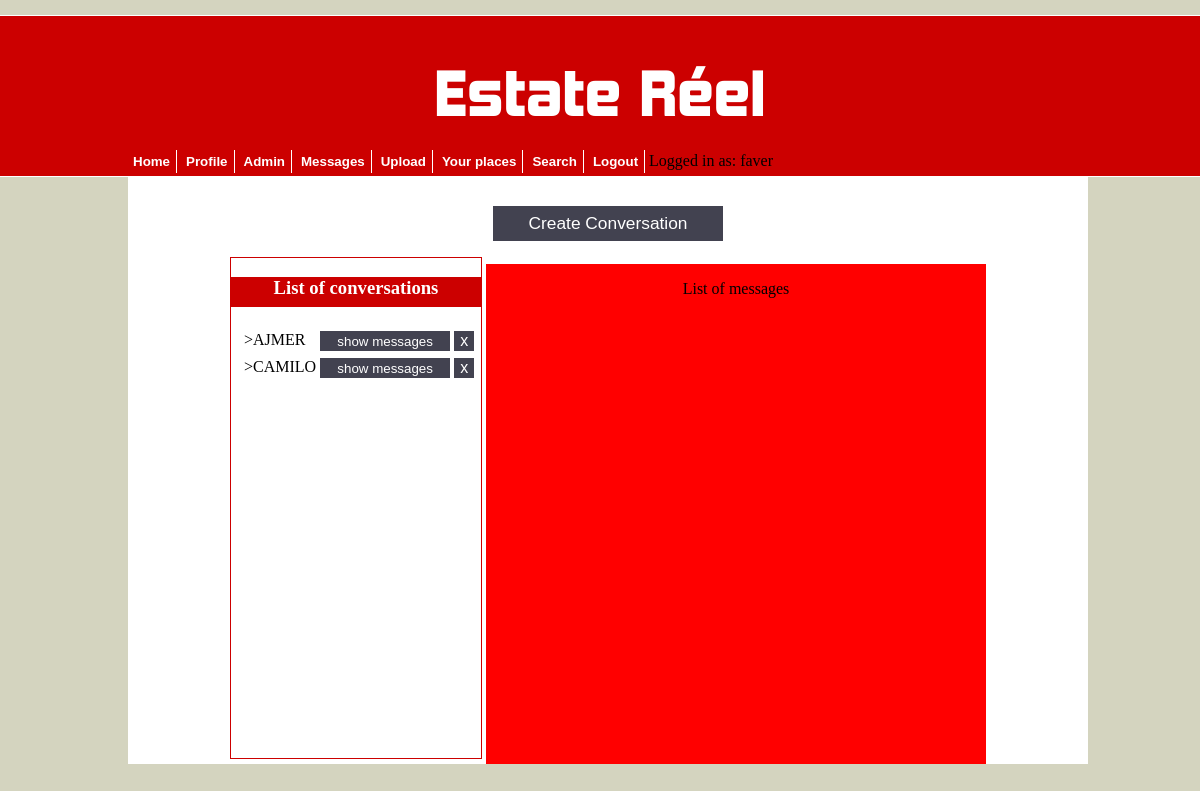
The page /messenger.php (signed in) on the database as committed earlier.
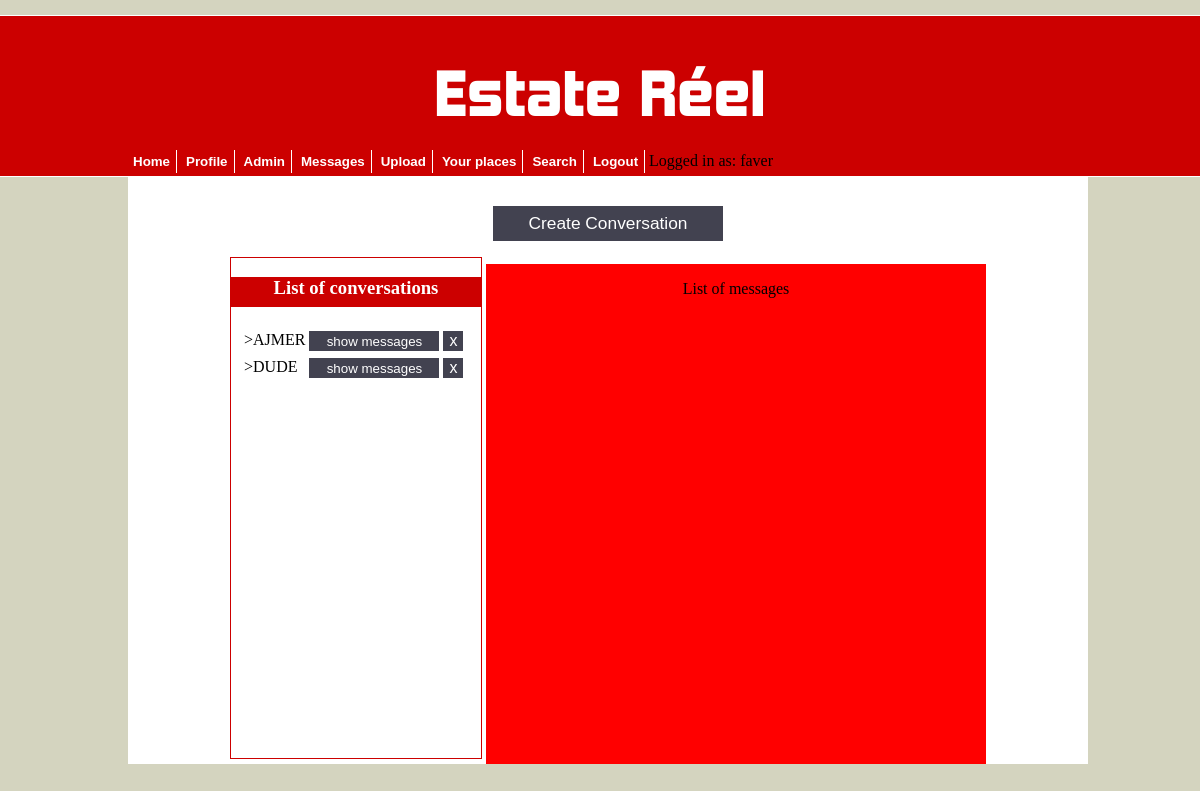
The same page on the database as committed later.
### tables this page shows
CREATE TABLE IF NOT EXISTS `conversation` (
`conversationId` int(6) NOT NULL,
  `user_one` int(6) NOT NULL,
  `user_two` int(6) NOT NULL,
  `time_` timestamp NOT NULL DEFAULT CURRENT_TIMESTAMP ON UPDATE CURRENT_TIMESTAMP
);

CREATE TABLE IF NOT EXISTS `users` (
`user_id` int(6) NOT NULL,
  `firstname` varchar(30) DEFAULT NULL,
  `lastname` varchar(30) DEFAULT NULL,
  `email` varchar(50) DEFAULT NULL,
  `phoneNumber` varchar(20) DEFAULT NULL,
  `username` varchar(30) NOT NULL,
  `password` varchar(20) NOT NULL,
  `salt` varchar(255) NOT NULL,
  `type` varchar(50) DEFAULT NULL,
  `rangeType` varchar(50) DEFAULT NULL
);

### classes/databaseClass.php (called while the page is built, shortened)
<?php
	class Database{
		public $connection;
		public function createConnection(){
			$servername = "localhost";
			$username = "root";
			$password = "";
			$db = "PHP_database";
			$this->connection = new mysqli($servername, $username, $password, $db);
			$this->connection->set_charset("utf8");
			return $this->connection;
		}
		public function getResultSetAsArray($query){
			$rs = mysqli_query($this->createConnection(), $query) or die($this->connection->error);
			if($rs->num_rows > 0){
				$index = 0;
				while($row = $rs->fetch_assoc()){
					foreach ($row as $key => $value) {
						$arrayAsResult[$index][$key] = $value;
					}
					$index++;
				}
				return $arrayAsResult;
			}
			return null;
		}
	}
?>

### classes/loginClass.php (called while the page is built, shortened)
<?php
	class Login extends Database{
		public function getRangeType($username){
			$rangeTypeArray = $this->getSpecificUser($username);
			$type = "";
			for ($row=0; $row < count($rangeTypeArray); $row++) {
				$type = $rangeTypeArray[$row]['rangeType'];
			}
			return $type;
		}
		public function getSpecificUser($username){
			return parent::getResultSetAsArray("SELECT * FROM users WHERE username = '$username'");
		}
		public function getUserId(){
			$selectUserId = "SELECT user_id FROM users WHERE username = '" . $_SESSION['USERNAME'] . "'";
			$rs = mysqli_query(parent::createConnection(), $selectUserId);
			if ($rs->num_rows > 0) {
				while($row = $rs->fetch_assoc()) {
					$user_id = $row['user_id'];
				}
				return $user_id;
			}
			return null;
		}
	}
?>

### classes/conversationClass.php (called while the page is built, shortened)
<?php
class Conversation extends Login{
	public function getUsernameForConvo($rsArrayWithIds, $user_id){
		$user_id_one = $rsArrayWithIds[0]['user_one'];
		$user_id_two = $rsArrayWithIds[0]['user_two'];
		$userId = null;
		if ($user_id === $user_id_one) {
			$userId = $user_id_two;
		}else{
			$userId = $user_id_one;
		}
		$query = "SELECT username FROM users WHERE user_id = $userId";
		$username = Database::getResultSetAsArray($query);
		if (count($query) === 1) {
			return strtoupper($username[0]['username']);
		}
	}
	public function getUserIdsForConvo($conversationId){
		$query = "SELECT user_one, user_two FROM conversation WHERE conversationId = $conversationId";
		return Database::getResultSetAsArray($query);
	}
	public function displayConversations($user_id){
		$query = "SELECT * FROM conversation WHERE user_one = $user_id OR user_two = $user_id";
		return Database::getResultSetAsArray($query);
	}
}
?>

### messenger.php (the view, shortened to what this page needs)
<html>
    <head>
        <link rel="stylesheet" type="text/css" href="CSS/mainLayout.css">
        <link rel="stylesheet" type="text/css" href="CSS/messengerLayout.css">
    </head>
	<?php
		include('PreCode/header.php');
	?>
	<div id="container">
		<form name="createForm" method="POST" action="createConvo.php">
			<input id="sort" type="submit" name="create" value="Create Conversation">
		</form>
	<div id="convo">
		<p id="list">List of conversations</p>
		<table>
			<?php
				$user_id = $loginObj->getUserId();
				$convoArray = $conversationObj->displayConversations($user_id);
				for ($row=0; $row < count($convoArray); $row++) {
					$userIdsArray = $conversationObj->getUserIdsForConvo($convoArray[$row]['conversationId']);
					$otherUsername = $conversationObj->getUsernameForConvo($userIdsArray, $user_id);
			?>
					<form name='conversationDelete' method='POST' action=''>
						<tr><td> <?php echo "<p id='uName'> >" . $otherUsername . "<p>" ?> </td>
						<td><input id='showM' type='submit' name='show' value='show messages'></td>
						<td><input id='del' type='submit' name='deleteConvo' value='x'></td></tr>
					</form>
		<?php  } ?>
		</table>
	</div>
	<div id="messages">
		<p>List of messages</p>
	</div>
	</div>
	</section>
</body>
</html>

Rows that differ between the two databases and show on the page:
changed through a linked row, conversation: user_two.username "CAMILO" → "DUDE"
